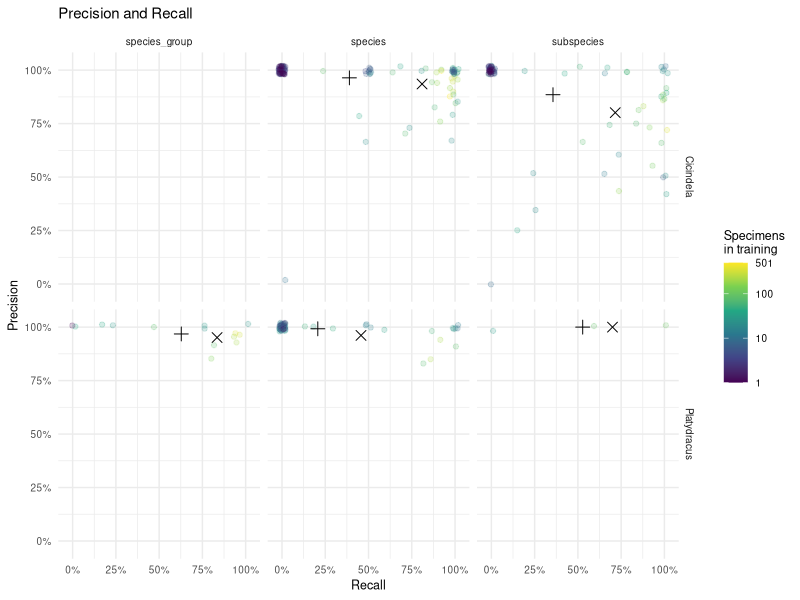
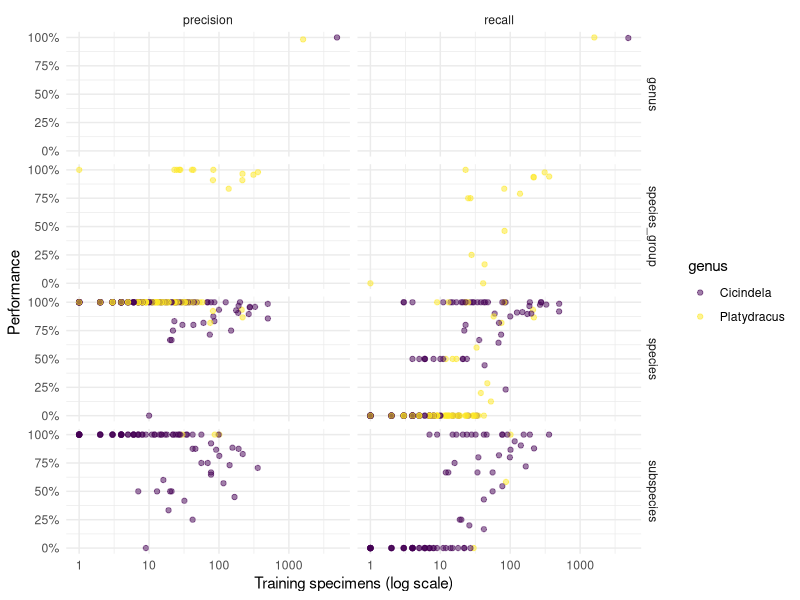
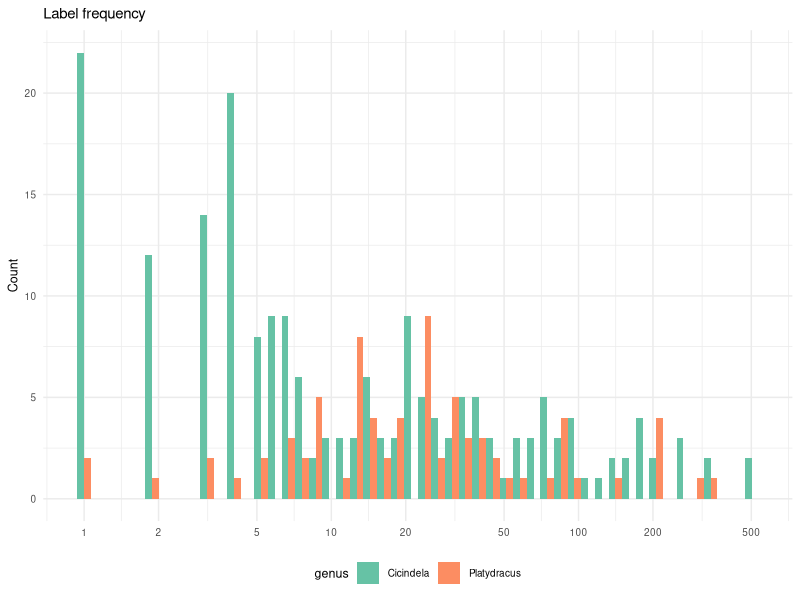
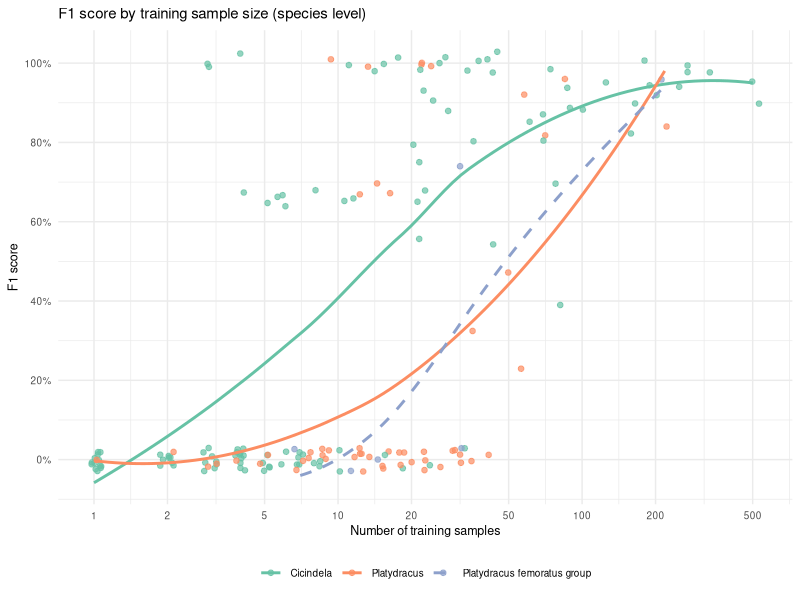
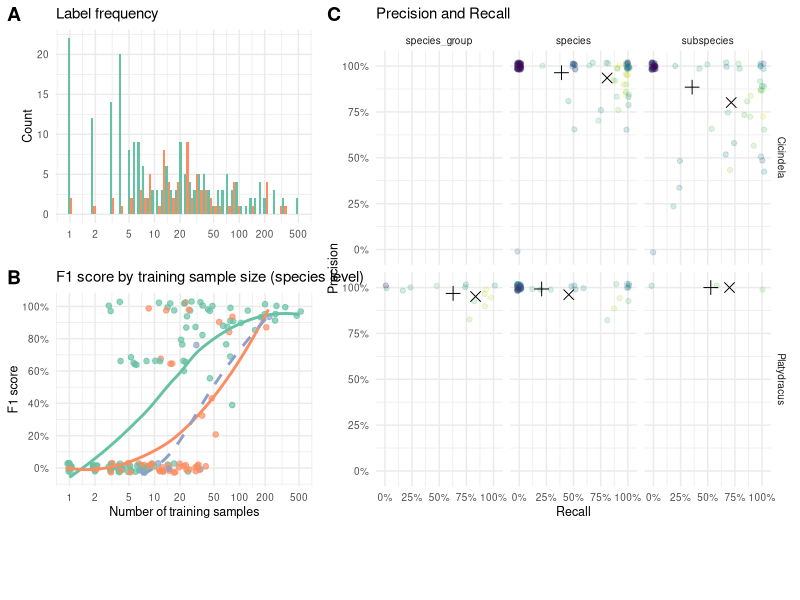
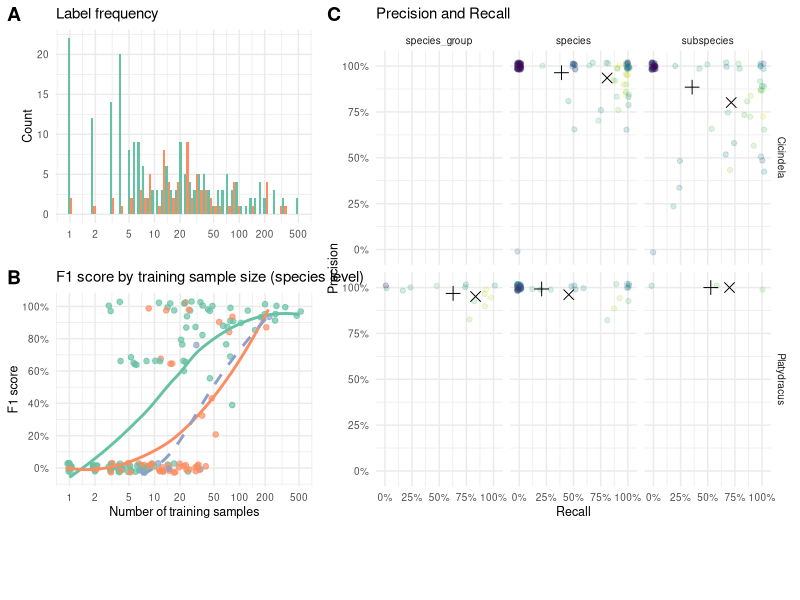
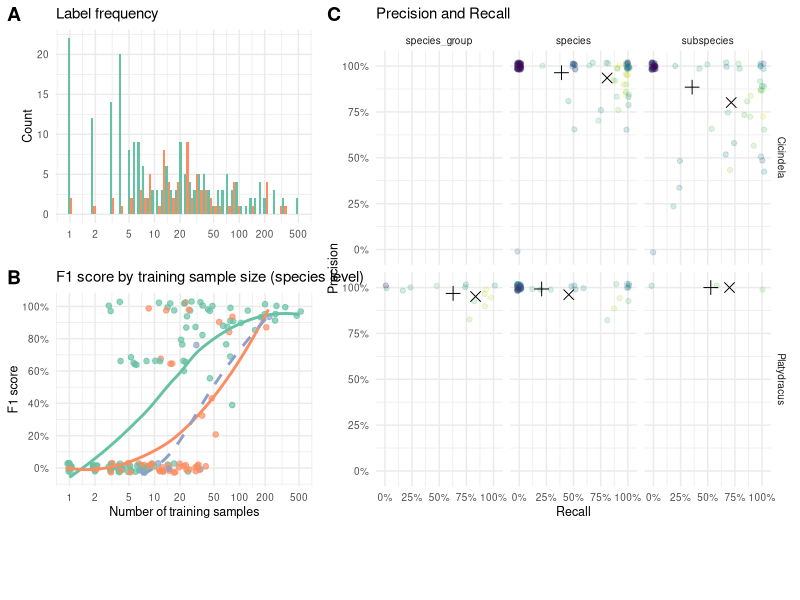

Write R code to recreate these figures, in order.
## ---- chunk 1
set.seed(1324)
library(tidyverse)
library(ggthemes)
library(cowplot)
## ---- chunk 2
performance_data <- read_csv("test_results_eva02_large_patch14_448.mim_m38m_ft_in22k_in1k.csv") %>%
  mutate(
    across(starts_with('micro'), ~ .x / 100),
    taxonomic_level = case_when(
      str_detect(Term, "^[A-Z]") ~ "genus",
      str_detect(Term, "^[a-z]+group_") ~ "species_group",
      str_count(Term, "_") == 1 ~ "species",
      TRUE ~ "subspecies"
    ),
    taxonomic_level = factor(taxonomic_level, levels = c("genus", "species_group", "species", "subspecies")),
    f1 = true_positives / (true_positives + (false_positives + false_negatives) / 2)
  ) %>%
  rename(
    taxon = Term,
    precision = micro_precision,
    recall = micro_recall,
    training_specimens = N_train,
    test_specimens = N
  )

glimpse(performance_data)
## ---- chunk 3
species_groups_raw <- read_csv("./species_groups.csv", show_col_types = FALSE)

species_group_map <- species_groups_raw %>%
  mutate(
    parts = str_split(str_trim(full_taxonomy), "\\s+"),
    genus_part = map_chr(parts, 1),
    rest = map_chr(parts, ~ paste(.x[-1], collapse = "_"))
  ) %>%
  filter(genus_part == "Platydracus", rest != "") %>%
  transmute(
    taxon = paste0("platydracus_", rest),
    species_group = str_trim(species_group)
  )

# Propagate species-level group to subspecies rows that aren't listed explicitly.
species_level_map <- species_group_map %>%
  filter(str_count(taxon, "_") == 1) %>%
  rename(species_taxon = taxon, species_group_from_species = species_group)

performance_data <- performance_data %>%
  mutate(
    species_taxon = if_else(
      genus == "Platydracus" & taxonomic_level %in% c("species", "subspecies"),
      str_extract(taxon, "^platydracus_[^_]+"),
      NA_character_
    )
  ) %>%
  left_join(species_group_map, by = "taxon") %>%
  left_join(species_level_map, by = "species_taxon") %>%
  mutate(
    species_group = coalesce(species_group, species_group_from_species)
  ) %>%
  select(-species_taxon, -species_group_from_species)
## ---- chunk 4
calculate_averages <- function(data, ...) {
  data %>%
    group_by(...) %>%
    summarise(
      precision_equal = mean(precision, na.rm = TRUE),
      recall_equal = mean(recall, na.rm = TRUE),
      precision_weighted = weighted.mean(precision, test_specimens, na.rm = TRUE),
      recall_weighted = weighted.mean(recall, test_specimens, na.rm = TRUE),
      n_terms = n(),
      .groups = 'drop'
    )
}
## ---- chunk 5
summary_stats <- calculate_averages(performance_data, genus, taxonomic_level)

plot_averages <- summary_stats %>%
  select(-n_terms) %>%
  pivot_longer(cols = c(-genus, -taxonomic_level), names_to = 'metric') %>%
  mutate(
    weighted = str_detect(metric, '_weighted'),
    metric_clean = str_replace(metric, '^(.+?)_(equal|weighted)$', '\\1')
  ) %>%
  select(-metric) %>%
  pivot_wider(names_from = metric_clean, values_from = value) %>%
  mutate(
    weighting_type = if_else(weighted, "Weighted by specimens", "Equal taxa")
  )

print("Summary Statistics by Genus and Taxonomic Level:")
summary_stats
## ---- chunk 6
plot_data <- performance_data %>%
  filter(taxonomic_level != "genus") %>%
  mutate(taxonomic_level = droplevels(taxonomic_level)) %>%
  arrange(desc(training_specimens))

plot_averages_sub <- plot_averages %>%
  filter(taxonomic_level != "genus") %>%
  mutate(taxonomic_level = droplevels(taxonomic_level))
## ---- chunk 7
precision_recall_plot <- ggplot() +
  geom_jitter(
    data = plot_data,
    aes(y = precision, x = recall, color = training_specimens),
    width = 0.02,
    height = 0.02,
    alpha = 0.2
  ) +
  geom_point(
    data = plot_averages_sub,
    aes(y = precision, x = recall, shape = weighted),
    size = 3
  ) +
  scale_shape_manual(
    values = c(3, 4),
    name = 'Averaging',
    labels = c("taxa", 'specimens'),
    guide = 'none'
  ) +
  scale_color_viridis_c(
    trans = 'log10',
    name = "Specimens\nin training",
    breaks = c(1, 10, 100, max(plot_data$training_specimens))
  ) +
  scale_x_continuous(labels = scales::percent, breaks = seq(0,1,by=.25), limits=c(-0.03,1.03)) +
  scale_y_continuous(labels = scales::percent, breaks = seq(0,1,by=.25), limits=c(-0.03,1.03)) +
  ggtitle("Precision and Recall") +
  xlab("Recall") +
  ylab("Precision") +
  facet_grid(genus ~ taxonomic_level) +
  theme_minimal() +
  theme(text = element_text(size=9))

print(precision_recall_plot)
## ---- chunk 8
training_size_data <- performance_data %>%
  arrange(desc(training_specimens)) %>%
  pivot_longer(
    cols = c("precision", "recall"),
    names_to = "metric",
    values_to = "value"
  )
## ---- chunk 9
training_size_plot <- ggplot(training_size_data) +
  geom_jitter(
    aes(x = training_specimens, y = value, color = genus),
    width = 0,#0.03,
    height = 0,#0.03,
    alpha = 0.5
  ) +
  scale_x_log10() +
  scale_y_continuous(labels = scales::percent) +
  xlab("Training specimens (log scale)") +
  ylab("Performance") +
  scale_colour_viridis_d() +
  facet_grid(taxonomic_level ~ metric) +
  theme_minimal()

print(training_size_plot)
## ---- chunk 10
cat("Dataset Overview:\n")
cat(sprintf("- Total taxa analyzed: %d\n", nrow(performance_data)))

for (g in sort(unique(performance_data$genus))) {
  gdata <- performance_data %>% filter(genus == g)
  cat(sprintf("\n%s (n_terms = %d):\n", g, nrow(gdata)))
  for (lvl in c("genus", "species", "subspecies")) {
    sub <- gdata %>% filter(taxonomic_level == lvl)
    if (nrow(sub) == 0) next
    row <- summary_stats %>% filter(genus == g, taxonomic_level == lvl)
    cat(sprintf("  %-10s  n=%3d  precision (equal)=%.1f%%  recall (equal)=%.1f%%  precision (wt)=%.1f%%  recall (wt)=%.1f%%\n",
                lvl, nrow(sub),
                100 * row$precision_equal, 100 * row$recall_equal,
                100 * row$precision_weighted, 100 * row$recall_weighted))
  }
}
## ---- chunk 11
dist_plot <- ggplot(plot_data) +
  geom_histogram(
    aes(x = training_specimens, fill = genus),
    bins = 50,
    position = "dodge"
  ) +
  scale_fill_brewer(palette = "Set2") +
  scale_x_log10(breaks=c(1,2,5,10,20,50,100,200,500)) +
  ggtitle("Label frequency") +
  xlab(NULL) +
  ylab("Count") +
  theme_minimal() +
  theme(text = element_text(size=9), legend.position = "bottom")

dist_plot
## ---- chunk 12
curve_levels <- c("Cicindela", "Platydracus", "Platydracus femoratus group")

f1_data <- plot_data %>%
  filter(taxonomic_level == "species") %>%
  mutate(
    point_group = case_when(
      genus == "Cicindela" ~ "Cicindela",
      genus == "Platydracus" & species_group == "femoratus" ~ "Platydracus femoratus group",
      genus == "Platydracus" ~ "Platydracus"
    ),
    point_group = factor(point_group, levels = curve_levels)
  )

curve_data <- bind_rows(
  f1_data %>% filter(genus == "Cicindela") %>% mutate(curve_group = "Cicindela"),
  f1_data %>% filter(genus == "Platydracus") %>% mutate(curve_group = "Platydracus"),
  f1_data %>%
    filter(genus == "Platydracus", species_group == "femoratus") %>%
    mutate(curve_group = "Platydracus femoratus group")
) %>%
  mutate(curve_group = factor(curve_group, levels = curve_levels))

set2 <- RColorBrewer::brewer.pal(3, "Set2")
curve_colors <- c(
  "Cicindela"                    = set2[1],
  "Platydracus"                  = set2[2],
  "Platydracus femoratus group"  = set2[3]
)
curve_linetypes <- c(
  "Cicindela"                    = "solid",
  "Platydracus"                  = "solid",
  "Platydracus femoratus group"  = "dashed"
)

f1_plot <- ggplot() +
  geom_jitter(
    data = f1_data,
    aes(x = training_specimens, y = f1, color = point_group),
    width = 0.03,
    height = 0.03,
    alpha = 0.7,
    size = 1.6
  ) +
  geom_smooth(
    data = curve_data,
    aes(x = training_specimens, y = f1,
        color = curve_group, linetype = curve_group),
    method = "loess",
    span = 1.2,
    se = FALSE
  ) +
  scale_x_log10(breaks = c(1, 2, 5, 10, 20, 50, 100, 200, 500)) +
  scale_y_continuous(
    labels = scales::percent,
    breaks = seq(0, 1.00, by = 0.20)
  ) +
  scale_color_manual(
    values = curve_colors,
    breaks = c("Cicindela", "Platydracus", "Platydracus femoratus group"),
    name = NULL
  ) +
  scale_linetype_manual(
    values = curve_linetypes,
    breaks = c("Cicindela", "Platydracus", "Platydracus femoratus group"),
    name = NULL
  ) +
  ggtitle("F1 score by training sample size (species level)") +
  xlab("Number of training samples") +
  ylab("F1 score") +
  theme_minimal() +
  theme(text = element_text(size = 9), legend.position = "bottom")

f1_plot
## ---- chunk 13
f1_data %>%
  filter(genus == "Platydracus", !is.na(species_group)) %>%
  group_by(species_group) %>%
  summarise(
    n_taxa = n(),
    median_f1 = median(f1, na.rm = TRUE),
    mean_f1 = mean(f1, na.rm = TRUE),
    median_train = median(training_specimens),
    .groups = "drop"
  ) %>%
  arrange(median_f1)
## ---- chunk 14
legend_AB <- get_legend(
  f1_plot + theme(
    legend.position = 'bottom',
    legend.box = 'vertical',
    legend.box.spacing = unit(0, 'pt'),
    legend.spacing.y = unit(-4, 'pt'),
    legend.margin = margin(0, 0, 0, 0)
  )
)
legend_C  <- get_legend(
  precision_recall_plot +
    theme(legend.position = 'bottom', legend.box = 'horizontal') +
    guides(color = guide_colorbar(barwidth = 8, barheight = 0.6))
)
## ---- chunk 15
p_AB <- cowplot::plot_grid(
  dist_plot + theme(legend.position = 'none'),
  f1_plot + theme(legend.position = 'none'),
  ncol = 1,
  labels = "AUTO",
  align = 'hv',
  axis = 'lrtb'
)

top_row <- cowplot::plot_grid(
  p_AB,
  precision_recall_plot + theme(legend.position = 'none'),
  rel_widths = c(0.8, 1.2),
  nrow = 1,
  labels = c("", "C")
)

legend_row <- cowplot::plot_grid(
  legend_AB,
  legend_C,
  rel_widths = c(0.8, 1.2),
  nrow = 1
)

p <- cowplot::plot_grid(
  top_row,
  legend_row,
  ncol = 1,
  rel_heights = c(1, 0.14)
)

p
## ---- chunk 16
ggsave(
  filename = 'taxonomy_metrics.pdf',
  plot = p,
  device = 'pdf',
  width = 11,
  height = 5,
  units = 'in',
  useDingbats = FALSE
)

ggsave(
  filename = 'taxonomy_metrics.png',
  plot = p,
  device = 'png',
  width = 11,
  height = 5,
  units = 'in',
  dpi = 300
)
## ---- chunk 17
performance_data %>%
  filter(taxon %in% c("cicindela_sylvicola", "Cicindela", "Platydracus","platydracusgroup_femoratus"))
## ---- chunk 18
performance_data %>%
  filter(species_group %in% c("femoratus"))
